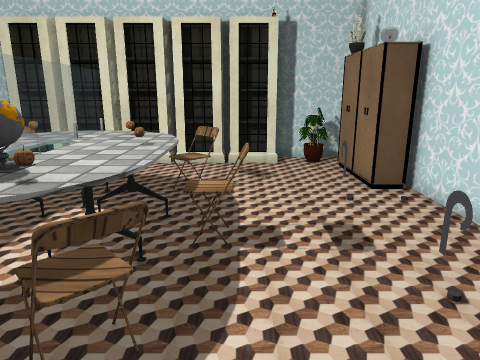
View 1 (above)

16 first-person views from a walk through a scene from a Unity 3-D project. The camera is 1.5 m above the floor, tilts 14° down and sees 70° across. The floor is counted in squares, 0.5 m on a side. Each view is taken from the middle of a square. On the plan, view 1 faces up. The plan holds only what a view shows up to about 20 squares ahead; the rest is blank. The player is left out. Some surface patterns are stand-ins.

View 2
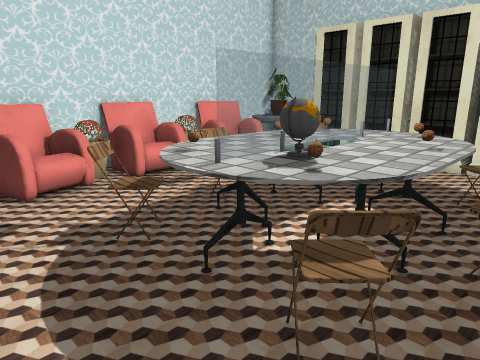

View 3
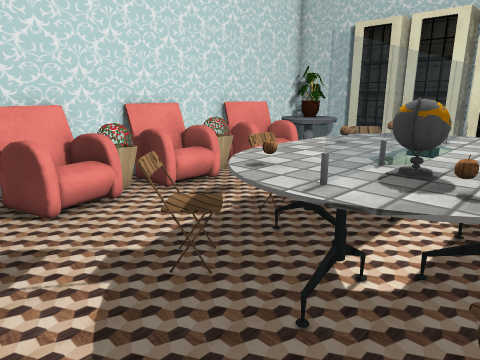

View 4
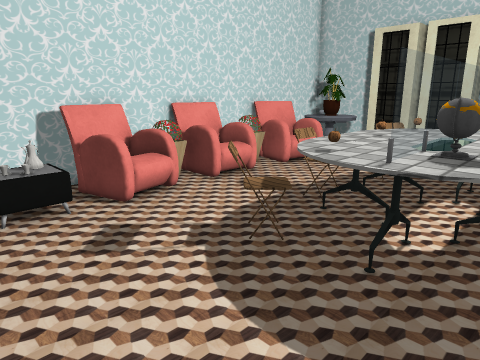

View 5
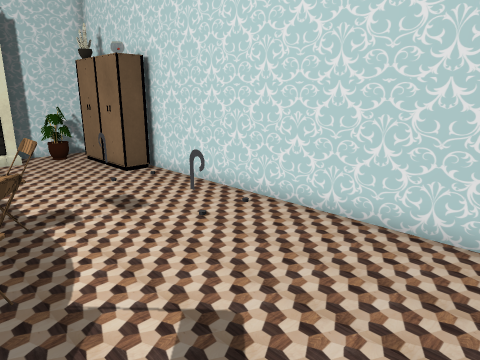

View 6
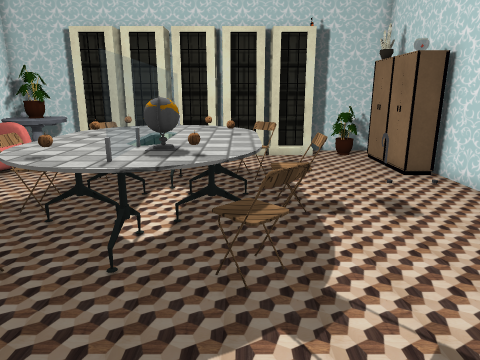

View 7
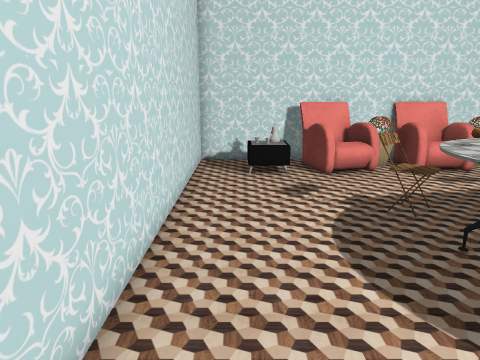

View 8
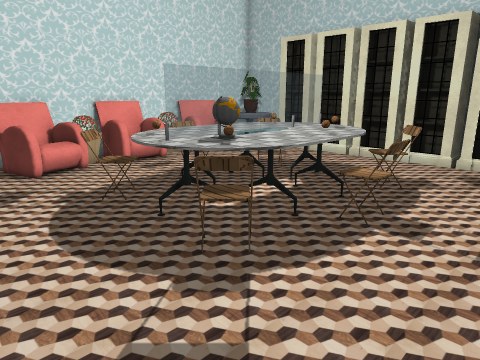

View 9
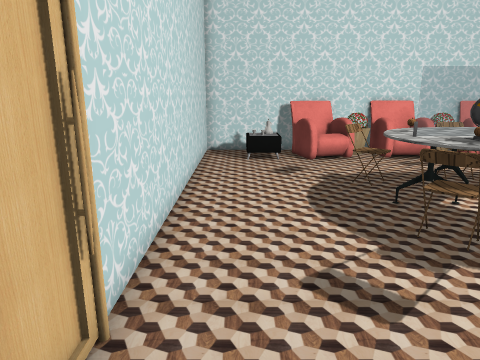

View 10
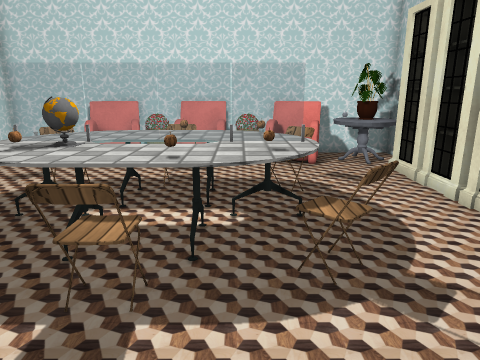

View 11
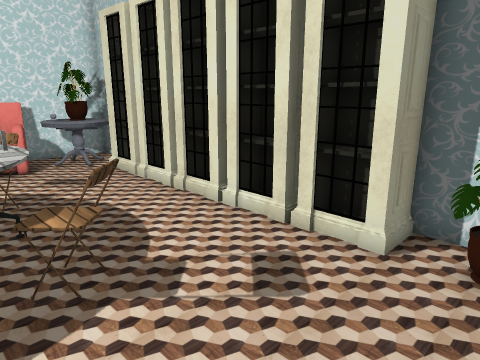

View 12
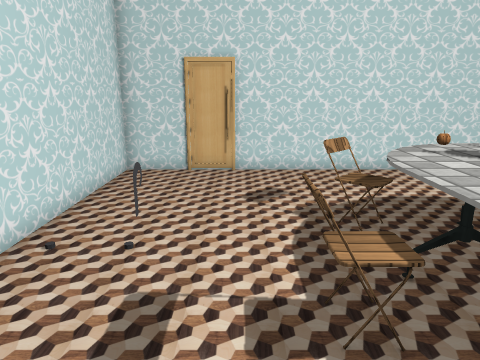

View 13
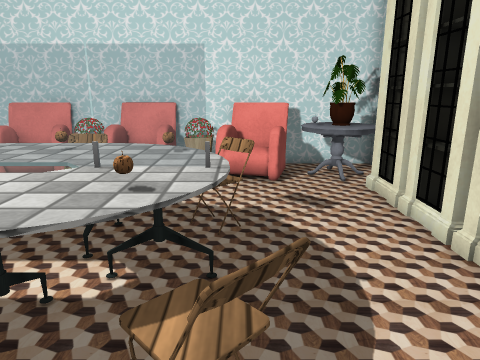

View 14
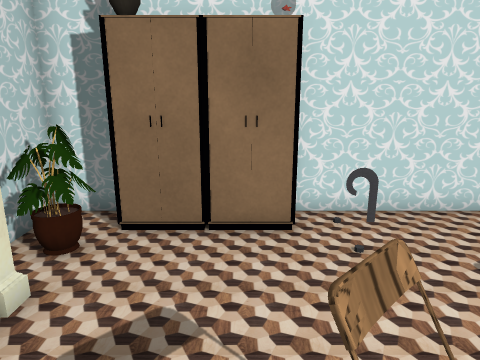

View 15
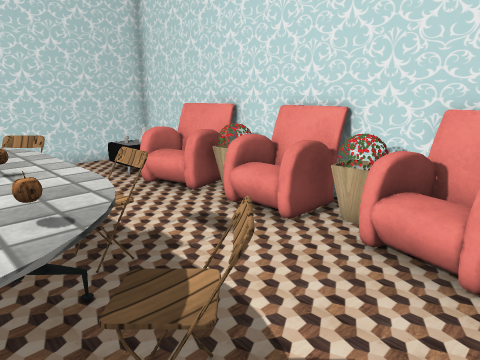

View 16
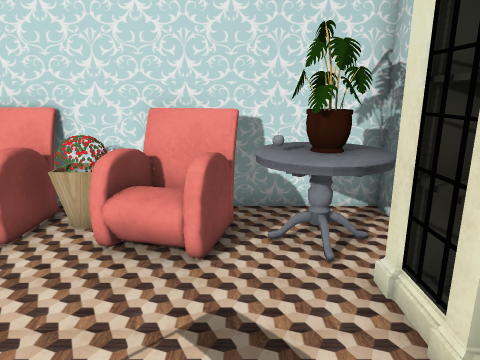

### Floor plan
Key: @ floor where view 1 was taken; # wall or solid block; . floor; = window, fence, low wall or low ledge; C closet; T table; O other object.
Columns run from 14 left of view 1 to 6 right of it. Each row starts with its distance up from view 1.
 17 #####################
 16 #OOOOOOOOOOOOOOOO...#
 15 #OOOOOOOOOOOOOOO..OC#
 14 #OOO..............CC
 13 #OOO..............C
 12 #OOO..............CC
 11 #OOO...TTTTTTT....CC#
 10 #OOO...TTTTTTT...O..#
  9 #OO....TTTTTT.......#
  8 #OOO...TTTTTT.......#
  7 #OO...TTTTTTTTT.....#
  6 #OOO..TTTTTTT.......#
  5 #OO....TTTTTT....=..#
  4 #OOO...TTTTTTT...=..#
  3 #OOO..TTTTTTTT......#
  2 #OOO................#
  1 # OO................#
  0 # OO..........@.....#
 -1 #. .................#
 -2 #...................#
 -3 #####################

Where each view was taken, in squares from view 1:
view 1: 0 up, 0 right, facing up
view 2: 0 up, 0 right, facing up-left
view 3: 0 up, 2 left, facing up-left
view 4: 2 down, 2 left, facing up-left
view 5: 2 down, 2 left, facing up-right
view 6: 2 down, 2 left, facing up
view 7: 1 down, 2 right, facing left
view 8: 1 down, 3 right, facing up-left
view 9: 1 down, 5 right, facing left
view 10: 9 up, 4 right, facing left
view 11: 9 up, 4 right, facing up-left
view 12: 11 up, 1 right, facing down
view 13: 11 up, 1 right, facing left
view 14: 12 up, 3 left, facing right
view 15: 13 up, 5 left, facing down-left
view 16: 13 up, 5 left, facing left
